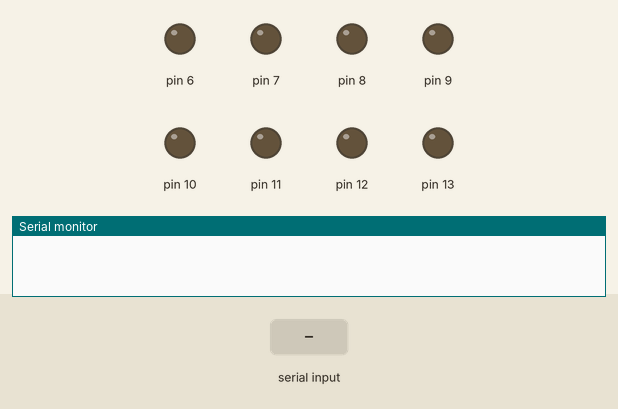
Bench run of a sketch on a simulated Arduino Uno, built with avr-gcc and run on an emulated ATmega328P. On the bench: output pins drawn as LEDs (lit = HIGH), the last lines printed to the serial monitor. Dashed ring = blinking. The inputs (shaded band) are chosen by the test bench.

Above: at 1.2 s.
1.3 s: "UP\n" received over Serial
At 1.7 s:
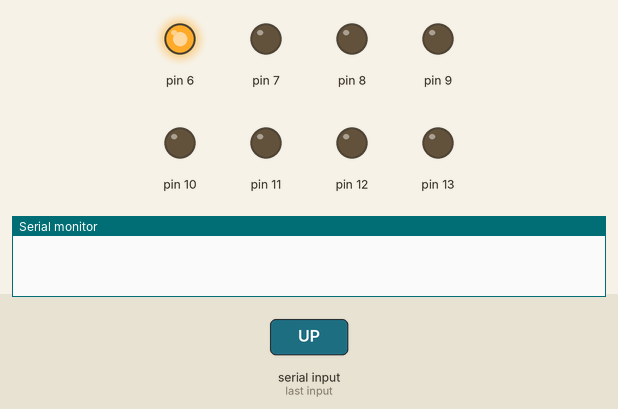
At 4.2 s:
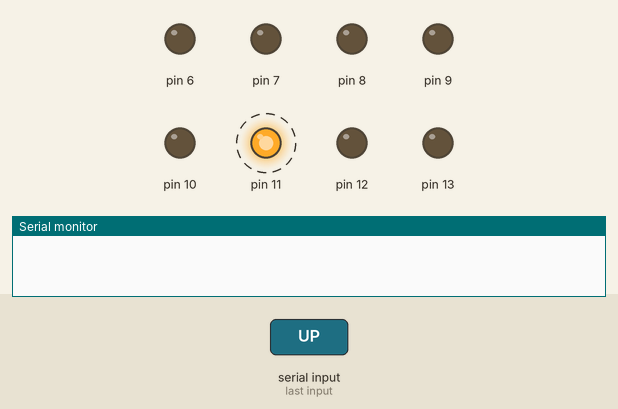
4.3 s: "DOWN\n" received over Serial
At 7.2 s:
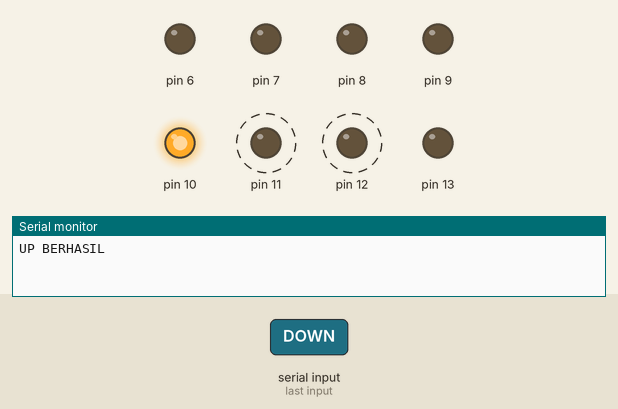
Timing chart, 0 to 10.8 s (numbered marks = the images above; inputs shaded):
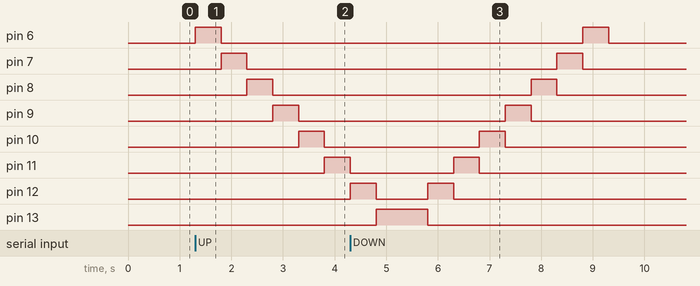

The sketch:

LED_SERIAL_MONITOR_2.ino
```cpp
void setup() {
  // put your setup code here, to run once:
  for (int a = 6; a < 14; a++)
  {
    pinMode(a,OUTPUT);
  }
Serial.begin (9600);
Serial.flush();
}

void loop() {
  // put your main code here, to run repeatedly:
  String input = "";
while (Serial.available()>0){
  input = Serial.readStringUntil('\n');

if (input == "UP"){
  for (int x = 6; x < 14; x++)
    {
     digitalWrite(x,HIGH);
     delay(500);
     digitalWrite(x,LOW);
    }
    Serial.println("UP BERHASIL");
}
 if (input == "DOWN")
  {
    for (int y = 13; y > 5; y--)
    {
      digitalWrite(y,HIGH);
      delay(500);
      digitalWrite(y,LOW);
    }
    Serial.println("DOWN BERHASIL");
  }
}
}
```

Measured:
- after the input at 1.3 s, pin 6: LOW → HIGH at once, → LOW 0.50 s later; pin 7: LOW → HIGH after 0.50 s, → LOW 0.50 s later; pin 8: LOW → HIGH after 1.0 s, → LOW 0.50 s later; pin 9: LOW → HIGH after 1.5 s, → LOW 0.50 s later; pin 10: LOW → HIGH after 2.0 s, → LOW 0.50 s later
- after the input at 4.3 s, pin 6: LOW → HIGH after 4.5 s, → LOW 0.50 s later; pin 7: LOW → HIGH after 4.0 s, → LOW 0.50 s later; pin 8: LOW → HIGH after 3.5 s, → LOW 0.50 s later; pin 9: LOW → HIGH after 3.0 s, → LOW 0.50 s later; pin 10: LOW → HIGH after 2.5 s, → LOW 0.50 s later
- by itself, pin 12: alternates HIGH for 0.50 s and LOW for 1.0 s, 4 changes in all, then stays LOW
